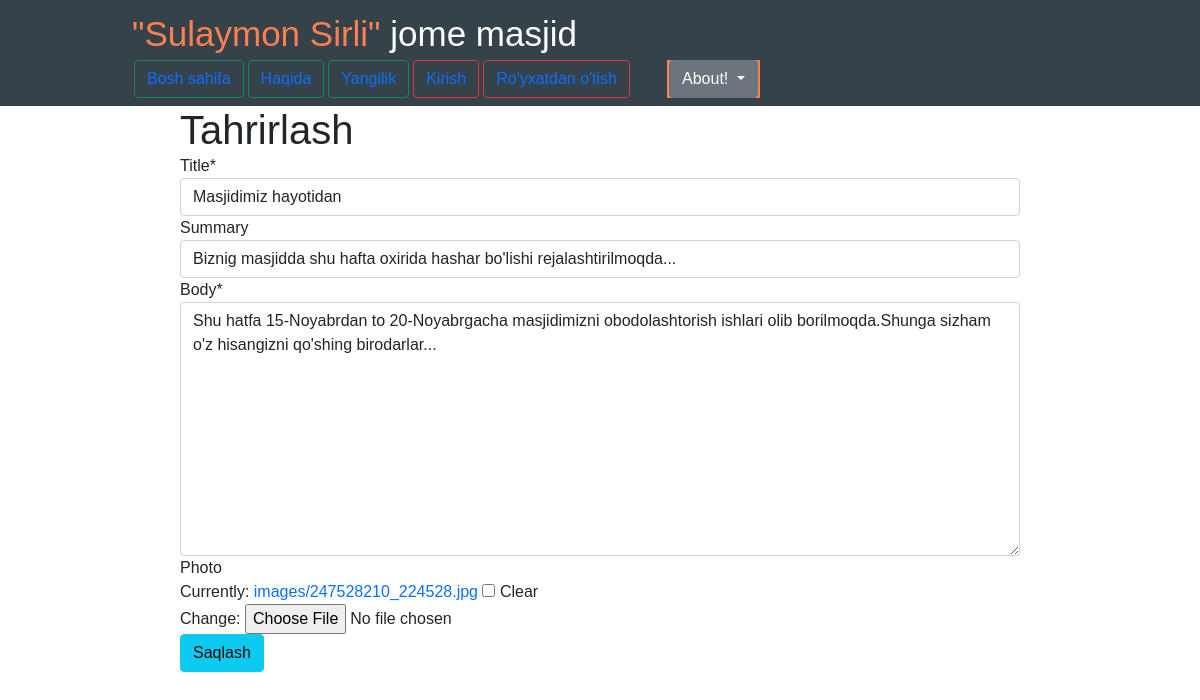
/articles/4/edit/, run on the app's committed database.
### articles/models.py (models this page shows, shortened)
class Article(models.Model):
    title = models.CharField(max_length=225)
    summary = models.CharField(max_length=200, blank=True)
    body = models.TextField()
    photo = models.ImageField(upload_to='images/', blank=True)
    date = models.DateTimeField(auto_now_add=True)
    author = models.ForeignKey(
        get_user_model(),
        on_delete=models.CASCADE,
    )

### articles/views.py (the view)
# urls.py: path('<int:pk>/edit/', ArticleUpdateView.as_view(), name='article_edit'),
class ArticleUpdateView(UpdateView):
    model = Article
    fields = ('title', 'summary', 'body', 'photo')
    template_name = 'article_edit.html'

### templates/article_edit.html
{% extends 'base.html' %}
{% load crispy_forms_tags %}
{% block content %}
    <div style="width: 70%; margin: auto; ">
        <h1>Tahrirlash</h1>
        <form method="post" enctype="multipart/form-data">{% csrf_token %}
            {{ form|crispy }}
            <button class="btn btn-info ml-2" type="submit">Saqlash</button>
        </form>
    </div>
{% endblock content %}

### templates/base.html (style rules this page uses)
body, h1, h2, h3, h4, h5, h6, p, ul, a { font-family: sans-serif; text-decoration: none; padding: 0; margin: 0; }
body { position: relative; }

### data on the page
Article: title "Masjidimiz hayotidan", summary "Biznig masjidda shu hafta oxirida hashar bo'lishi rejalashtirilmoqda...", body "Shu hatfa 15-Noyabrdan to 20-Noyabrgacha masjidimizni obodolashtorish ishlari olib borilmoqda.Shunga sizham o'z hisangizni qo'shing birodarlar..."
